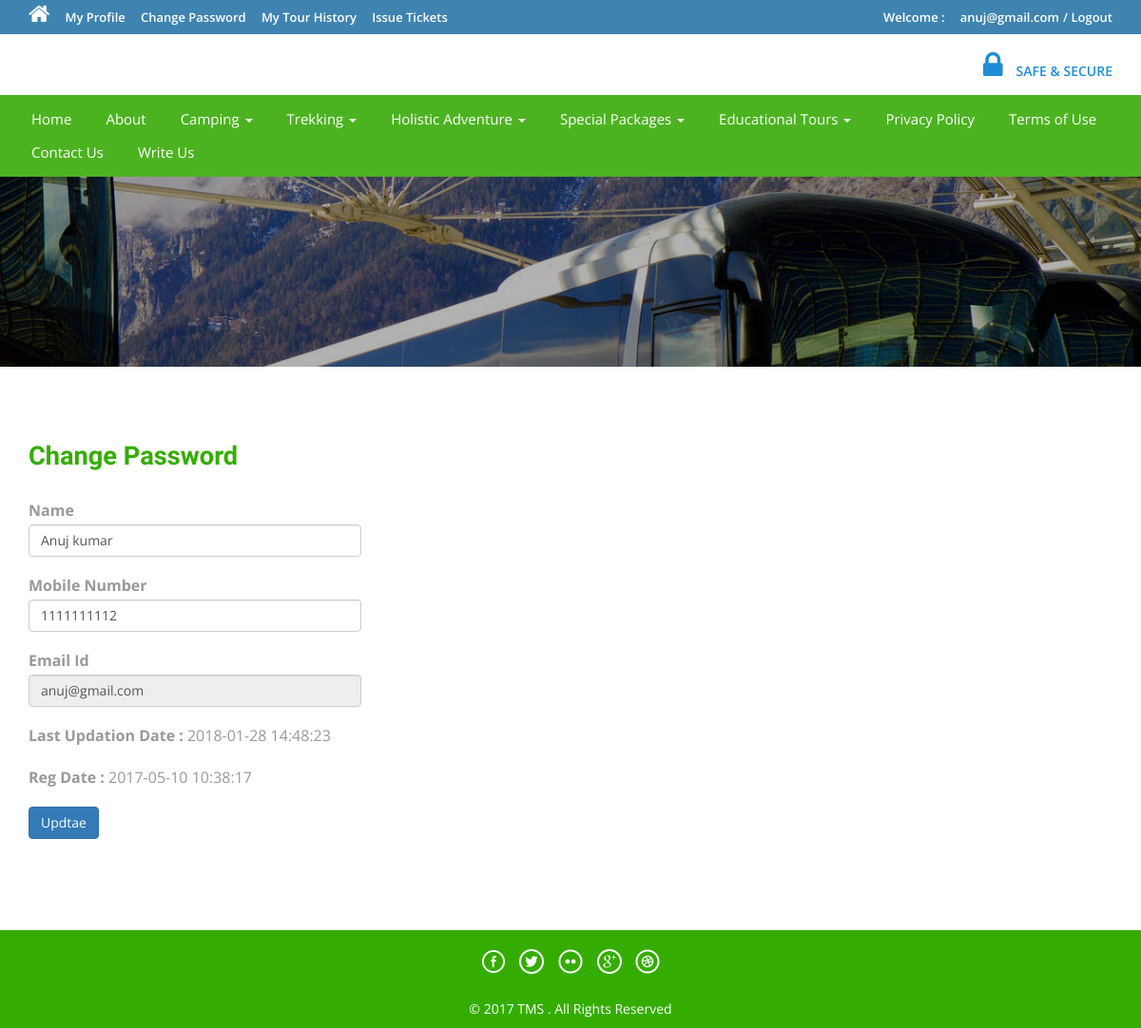
Page /profile.php (signed in) on the committed database.
### tables this page shows
CREATE TABLE `tblcategories` (
  `id` int(11) NOT NULL,
  `parent_id` int(11) NOT NULL,
  `name` varchar(255) NOT NULL
);

CREATE TABLE `tblusers` (
  `id` int(11) NOT NULL,
  `FullName` varchar(100) NOT NULL,
  `MobileNumber` char(10) NOT NULL,
  `EmailId` varchar(70) NOT NULL,
  `Password` varchar(100) NOT NULL,
  `RegDate` timestamp NOT NULL DEFAULT CURRENT_TIMESTAMP,
  `UpdationDate` timestamp NOT NULL DEFAULT '0000-00-00 00:00:00' ON UPDATE CURRENT_TIMESTAMP
);

### includes/config.php (called while the page is built, shortened)
<?php
function fetchResult($result){
	$returnResult = array();
	while($row = $result->fetch_assoc())
      {
        $returnResult[] = $row;
      }
      return $returnResult;
}
?>

### profile.php (the view, shortened to what this page needs)
<?php
include('includes/config.php');
if(strlen($_SESSION['login'])==0)
	{
header('location:index.php');
}
else{
?>
<!DOCTYPE HTML>
<html>
<head>
<link href="css/bootstrap.css" rel='stylesheet' type='text/css' />
<link href="css/style.css" rel='stylesheet' type='text/css' />
<link href="css/font-awesome.css" rel="stylesheet">
<link href="css/animate.css" rel="stylesheet" type="text/css" media="all">
</head>
<body>
<div class="top-header">
<?php include('includes/header.php');?>
<div class="banner-1 ">
</div>
<div class="privacy">
	<div class="container">
		<h3 class="wow fadeInDown animated animated" data-wow-delay=".5s" style="visibility: visible; animation-delay: 0.5s; animation-name: fadeInDown;">Change Password</h3>
		<form name="chngpwd" method="post">
<?php
$useremail=$_SESSION['login'];
$sql = "SELECT * from tblusers where EmailId='$useremail'";
$query = $mysqli -> query($sql);
$results=fetchResult($query);
if(count($results) > 0)
{
foreach($results as $result)
{	?>
	<p style="width: 350px;">
			<b>Name</b>  <input type="text" name="name" value="<?php echo htmlentities($result["FullName"]);?>" class="form-control" id="name" required="">
	</p>
<p style="width: 350px;">
<b>Mobile Number</b>
<input type="text" class="form-control" name="mobileno" maxlength="10" value="<?php echo htmlentities($result["MobileNumber"]);?>" id="mobileno"  required="">
</p>
<p style="width: 350px;">
<b>Email Id</b>
	<input type="email" class="form-control" name="email" value="<?php echo htmlentities($result["EmailId"]);?>" id="email" readonly>
			</p>
<p style="width: 350px;">
<b>Last Updation Date : </b>
<?php echo htmlentities($result["UpdationDate"]);?>
</p>
<p style="width: 350px;">
<b>Reg Date :</b>
<?php echo htmlentities($result["RegDate"]);?>
			</p>
<?php }} ?>
			<p style="width: 350px;">
<button type="submit" name="submit6" class="btn-primary btn">Updtae</button>
			</p>
			</form>
	</div>
</div>
<?php include('includes/footer.php');?>
</body>
</html>
<?php }
 ?>

### includes/header.php (shortened to what this page needs)
<?php
$query = $mysqli->query("select * from tblcategories where parent_id = 0");
$result_categories = fetchResult($query);
 if(ISSET($_SESSION['login']))
{?>
<div class="top-header">
	<div class="container">
		<ul class="tp-hd-lft wow fadeInLeft animated" data-wow-delay=".5s">
			<li class="hm"><a href="index.html"><i class="fa fa-home"></i></a></li>
			<li class="prnt"><a href="profile.php">My Profile</a></li>
				<li class="prnt"><a href="change-password.php">Change Password</a></li>
			<li class="prnt"><a href="tour-history.php">My Tour History</a></li>
			<li class="prnt"><a href="issuetickets.php">Issue Tickets</a></li>
		</ul>
		<ul class="tp-hd-rgt wow fadeInRight animated" data-wow-delay=".5s">
			<li class="tol">Welcome :</li>
			<li class="sig"><?php echo htmlentities($_SESSION['login']);?></li>
			<li class="sigi"><a href="logout.php" >/ Logout</a></li>
        </ul>
		<div class="clearfix"></div>
	</div>
</div><?php }?>
<div class="header">
	<div class="container">
		<div class="lock fadeInDown animated" data-wow-delay=".5s">
			<li><i class="fa fa-lock"></i></li>
            <li><div class="securetxt">SAFE &amp; SECURE </div></li>
		</div>
		<div class="clearfix"></div>
	</div>
</div>
<div class="footer-btm wow fadeInLeft animated" data-wow-delay=".5s">
	<div class="container nav-container" style="width:100%;">
	<div class="navigation">
			<nav class="navbar navbar-default">
				<div class="collapse navbar-collapse nav-wil" id="bs-example-navbar-collapse-1">
					<nav class="cl-effect-1">
						<ul class="nav navbar-nav">
							<li><a href="index.php">Home</a></li>
							<li><a href="page.php?type=aboutus">About</a></li>
								<?php foreach($result_categories as $result){ ?>
								<li class="dropdown">
									<a class="dropdown-toggle" data-toggle="dropdown" href="#"><?= $result["name"] ?>
							        <span class="caret"></span></a>
								</li>
								<?php } ?>
								<li><a href="page.php?type=privacy">Privacy Policy</a></li>
								<li><a href="page.php?type=terms">Terms of Use</a></li>
								<li><a href="page.php?type=contact">Contact Us</a></li>
								<?php if(ISSET($_SESSION['login']))
{?>
								<li><a href="#" data-toggle="modal" data-target="#myModal3">Write Us</a>  </li>
								<?php } else { ?>
								<li><a href="enquiry.php"> Enquiry </a>  </li>
								<?php } ?>
								<div class="clearfix"></div>
						</ul>
					</nav>
				</div>
			</nav>
		</div>
	</div>
</div>

### css/style.css (style rules this page uses)
html, body { font-size: 100%; background: #fff; font-family: 'Open Sans', sans-serif; }
body a,.grid_1,plan_1,plan_1.one,plan_1.two,i.icon1, i.icon2, i.icon3, i.icon4, i.icon5, i.icon6 { transition:0.5s all; -webkit-transition:0.5s all; -moz-transition:0.5s all; -o-transition:0.5s all; -ms-transition:0.5s all; }
h1,h2,h3,h4,h5,h6 { margin:0; font-family: 'Roboto Condensed', sans-serif; }
p { margin:0; }
ul { margin:0; padding:0; }
i.fa.fa-home { font-size: 24px; }
.top-header { background-color: #3F84B1; border-bottom: 0 none; height: 36px; line-height: 35px; }
ul.tp-hd-lft { float: left; }
ul.tp-hd-lft li { display: inline-block; }
li.hm,li.prnt { margin-right: 12px; }
ul.tp-hd-lft a { font-size: 13px; font-weight: 600; color:#fff; }
ul.tp-hd-rgt { float:right; }
ul.tp-hd-rgt li { display: inline-block; font-size: 13px; font-weight: 600; color:#fff; }
ul.tp-hd-rgt a { font-size: 13px; font-weight: 600; color:#fff; }
li.ned,li.wrt,li.tol { margin-right: 12px; }
.header { background-color: #fff; margin: 0; padding: 10px 0 8px; }
.lock { float: right; margin-top: 7px; }
.securetxt { color: #1f8dd6; line-height: 18px; margin-top: 0px; font-size: 14px; font-weight:600; }
.lock li { display: inline-block; }
i.fa.fa-lock { color:#1f8dd6; font-size: 2em; padding-right: 10px; }
.footer-btm li { display: inline-block; margin: 0 10px; font-size: 14px; color: #fff; }
.footer-btm li a { font-size: 15px; color: #fff; display: inline-block; padding: 5px 8px; }
.footer-btm { background:#4CB320; padding: 0.5em 0; text-align:center; }
.banner-1 { background: url(../images/3.jpg)no-repeat; background-size: cover; -webkit-background-size: cover; -o-background-size: cover; -ms-background-size: cover; -moz-background-size: cover; min-height:200px; }
.privacy h3 { color: #34AD00; font-size: 1.7em; font-weight: 700; margin-bottom: 1em; }
.privacy { padding: 5em 0; }
.privacy p { font-size: 1em; line-height: 1.8em; color: #999; margin: 1em 0; }
.navbar-default { background-color: #4CB320 !important; border-color: #4CB320 !important; }
.navbar { min-height: 0px !important; margin-bottom:0px !important; border-radius:0px !important; border: none !important; }
ul.nav.navbar-nav li a { font-size: 15px ; color: #fff; display: inline-block; padding: 5px 8px; }
.navbar-collapse { padding-right: 0px !important; padding-left: 0px !important; }

### rows in the picture
tblcategories: name "Camping"
tblcategories: name "Trekking"
tblcategories: name "Holistic Adventure"
tblcategories: name "Special Packages"
tblcategories: name "Educational Tours"
tblusers: name "Anuj kumar", mobileno "1111111112", email "anuj@gmail.com", UpdationDate "2018-01-28 14:48:23", RegDate "2017-05-10 10:38:17"

### other values in the picture
$_SESSION['login'] "anuj@gmail.com"
